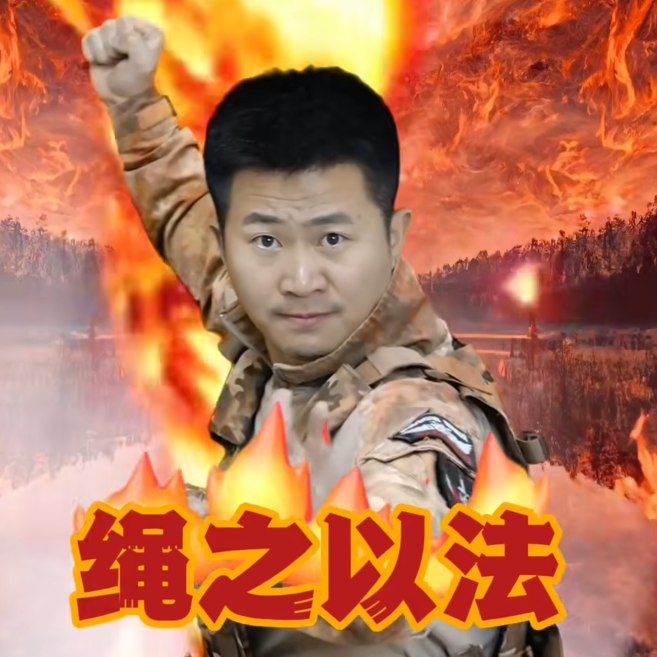
#> input picture matplotlib_learn/szyf.png, 657 x 657 px
$ python test1_matplotlib.py
#> lines starting #> are read from the running program, lines starting #| are printed output that depends on the picture
import numpy as np
import matplotlib.pyplot as plt
from matplotlib.image import imread

# 生成数据
x = np.arange(0, 6, 0.1)  # 以0.1为单位，生成0到6的数据
y = np.sin(x)
print(x, y)
# 绘制图形
plt.plot(x, y)
plt.show()
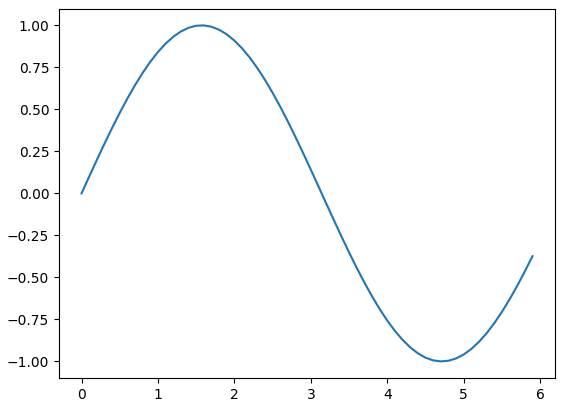
#> figure drawn by matplotlib, 1 panel; curve peaks at x = 1.6, y = 1

y2 = np.cos(x)
# 绘制图形
plt.plot(x, y, label="sin")
plt.plot(x, y2, linestyle="--", label="cos")  # line style用虚线绘制 label标签
plt.xlabel("x")  # x轴标签
plt.ylabel("y")  # y轴标签
plt.title('sin & cos')  # 标题
plt.legend()
plt.show()
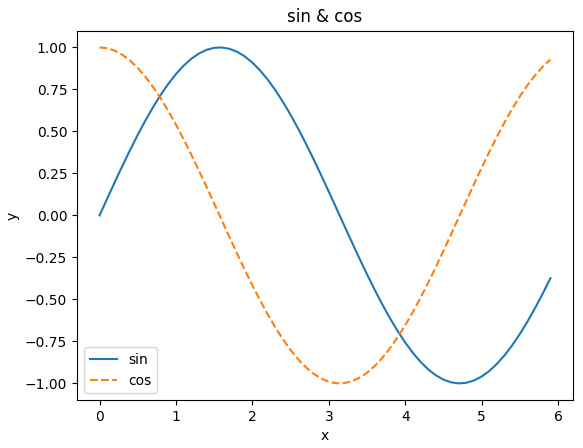
#> figure drawn by matplotlib, 1 panel; curve peaks at x = 1.6, y = 1; curve peaks at x = 0, y = 1

# 显示图像 imread读取图像
img = imread('szyf.png')  # 读入图像（设定合适的路径！）
#> img is the input picture: shape (657, 657, 4) float32; mean R, G, B, A 0.724, 0.459, 0.33, 1
plt.imshow(img)
plt.show()
